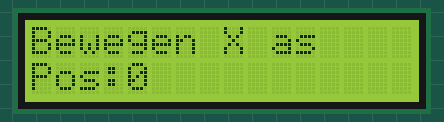
Simulated run of this sketch. Board: Arduino Uno, built with avr-gcc and run on an emulated ATmega328P. Shown: 16×2 character LCD.

Above: at 0.2 s.
At 1.2 s:
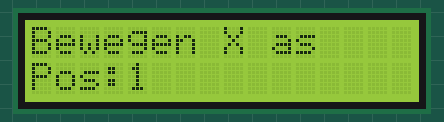
At 2.2 s:
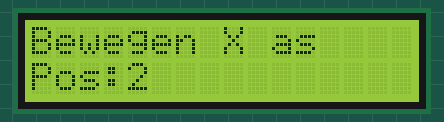
At 4.2 s:
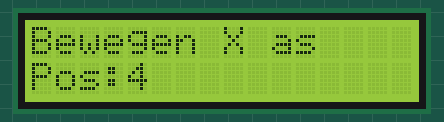
At 6.2 s:
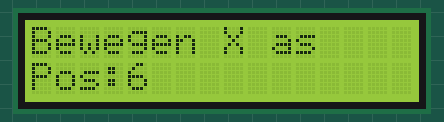
At 9.2 s:
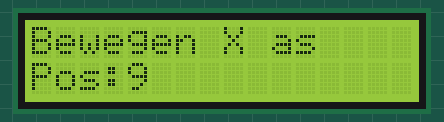

Measured:
- by itself, everything shown: repeats every 10.0 s, in 10 steps
- what the display in image 1 shows lasts 1.1 s, from 1.1 s to 2.2 s

The sketch:

testProgramma_I2C_LCD.ino
```cpp
#include <LiquidCrystal_I2C.h>
#include <Wire.h>

LiquidCrystal_I2C lcd(0x27,16,2);

void setup()
{
  lcd.init();
  lcd.init();                      // initialize the lcd
  // Print a message to the LCD.
  lcd.backlight();
  lcd.setCursor(0,0);
  lcd.print("Bewegen X as");
  lcd.setCursor(0,1);
  lcd.print("Pos: ");
}


void loop()
{
  for (byte i=0; i<10; i++){
    lcd.setCursor(4,1);
    lcd.print(i);
    delay(1000);
  }
}
```
